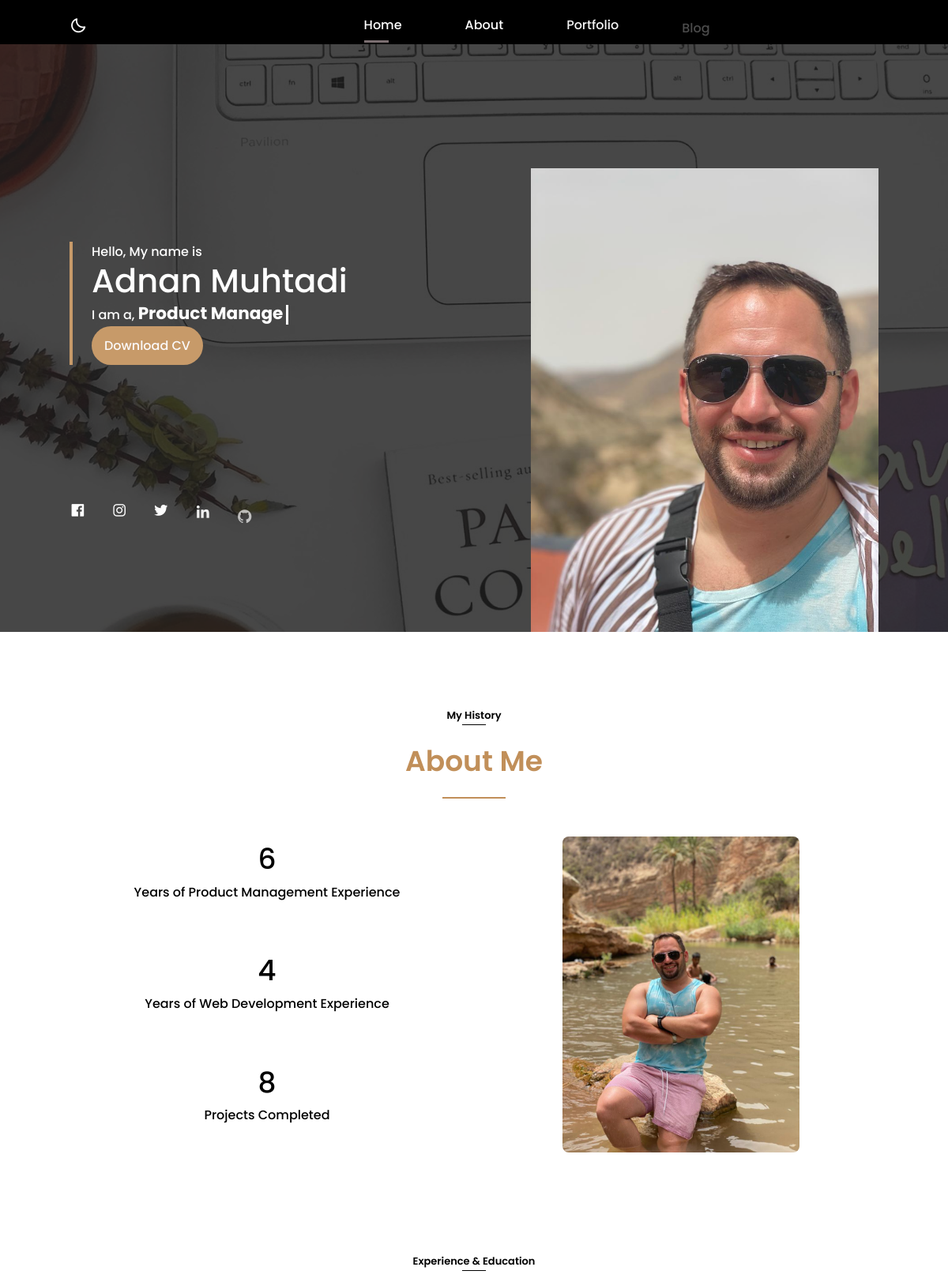
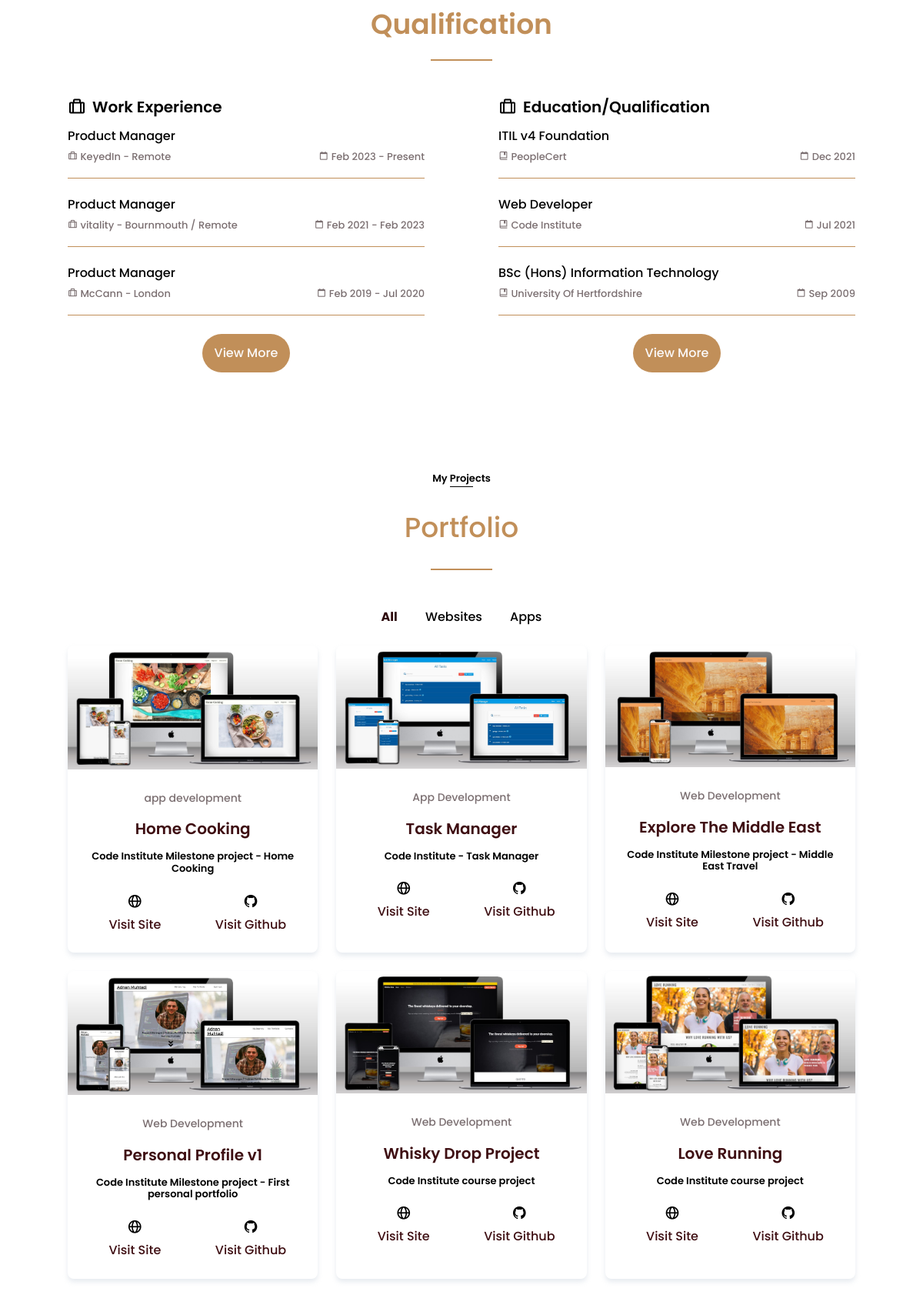
The page / (upper part) on the database its author committed (2 pictures, top to bottom).
### portfolio/models.py (models this page shows, shortened)
class MyCV(models.Model):
    title = models.CharField(max_length=100)
    myfile = models.FileField(upload_to='pdf/')
    date_added = models.DateField(default=timezone.now)

class MainPicture(models.Model):
    title = models.CharField(max_length=100)
    image = models.ImageField(upload_to='images/myself')

class AboutPicture(models.Model):
    title = models.CharField(max_length=100)
    image = models.ImageField(upload_to='images/myself')

class Experience(models.Model):
    title = models.CharField(max_length=100)
    company = models.CharField(max_length=100)
    location = models.CharField(max_length=200)
    description = models.TextField(blank=True)
    start_date = models.DateField()
    present = models.BooleanField(default=False)
    finished_date = models.DateField(blank=True, null=True)
    website_url = models.URLField(blank=True)

class Qualification(models.Model):
    title = models.CharField(max_length=100)
    from_where = models.CharField(max_length=200)
    description = models.TextField(blank=True)
    completed_date = models.DateField(default=timezone.now)
    website_url = models.URLField(blank=True)

class Project(models.Model):
    title = models.CharField(max_length=100)
    description = models.CharField(blank=True, max_length=200)
    meta_type = models.CharField(
        max_length=100, choices=m_type, default='web')
    type = models.CharField(
        max_length=100, choices=full_type, default='web development')
    image = models.ImageField(upload_to='images/work', null=True, blank=True)
    website_url = models.URLField(blank=True)
    github_url = models.URLField(blank=True)
    date_added = models.DateField(default=timezone.now)

### portfolio/views.py (the view)
# urls.py: 2. Add a URL to urlpatterns:  path('', views.home, name='home')
def home(request):
    projects = Project.objects.all().order_by('-date_added')[:9]
    qualifications = Qualification.objects.all().order_by(
        '-completed_date')[:3]
    experiences = Experience.objects.all().order_by('-start_date')[:3]
    mainpictures = MainPicture.objects.all()
    aboutpictures = AboutPicture.objects.all()
    mycvs = MyCV.objects.all()
    context = {
        'experiences': experiences,
        'qualifications': qualifications,
        'projects': projects,
        'mainpictures': mainpictures,
        'aboutpictures': aboutpictures,
        'mycvs': mycvs,
    }
    return render(request, 'portfolio/home.html', context)

### portfolio/templates/portfolio/home.html (shortened to what this page needs)
{% extends "base.html" %}
{% load static %}
{% block content %}
<section class="home" id="home">
    <div class=" home_container bd-container bd-grid">
        <div class="home_data">
            <span class="home_greetings">Hello, My name is</span>
            <h1 class="home_name">Adnan Muhtadi</h1>
            <p>I am a, <span class="home_professional typed-text"></span><span class="cursor blink">&nbsp;</span>
            </p>
            {% for mycv in mycvs %}
            <a href="{{ mycv.myfile.url }}" class="button button-light home_button" target="_blank">Download
                CV</a>
            {% endfor %}
        </div>
        <div class="home_social">
            <a href="https://www.facebook.com/adnan.muhtadi/" class="home_social-icon"><i
                    class="bx bxl-facebook-square"></i></a>
            <a href="https://www.instagram.com/adnanmuhtadi/" class="home_social-icon"><i
                    class="bx bxl-instagram"></i></a>
            <a href="https://twitter.com/adnanmuhtadi" class="home_social-icon"><i class="bx bxl-twitter"></i></a>
            <a href="https://www.linkedin.com/in/adnan-muhtadi-3588243b/" class="home_social-icon"><i
                    class="bx bxl-linkedin"></i></a>
            <a href="https://github.com/adnanmuhtadi" class="home_social-icon"><i class="bx bxl-github"></i></a>
        </div>
        {% for mainpicture in mainpictures %}
        <div class="home_img">
            <img src="{{ mainpicture.image.url }}" alt="">
        </div>
    </div>
    {% endfor %}
</section>
<section class="about section bd-container " id="about">
    <div data-aos="fade-down">
        <span class="section-subtitle">My History</span>
        <div class="blue-line-sub"></div>
    </div>
    <div data-aos="zoom-in">
        <h2 class="section-title">About Me</h2>
        <div class="blue-line"></div>
    </div>
    <div class="about_container bd-grid">
        <div class="about_data bd-grid">
            <div data-aos="zoom-in">
                <span class="about_number">6</span>
                <span class="about_achievement">Years of Product Management Experience</span>
            </div>
            <div data-aos="zoom-in">
                <span class="about_number">4</span>
                <span class="about_achievement">Years of Web Development Experience</span>
            </div>
            <div data-aos="zoom-in">
                <span class="about_number">{{ projects.count }}</span>
                <span class="about_achievement">Project{{ projects.count|pluralize }} Completed</span>
            </div>
        </div>
        {% for aboutpicture in aboutpictures %}
        <img src="{{ aboutpicture.image.url }}" class="about_img" data-aos="fade-up">
        {% endfor %}
    </div>
</section>
<section class="qualification section bd-container">
    <div data-aos="fade-down">
        <span class="section-subtitle">Experience & Education</span>
        <div class="blue-line-sub"></div>
    </div>
    <div data-aos="zoom-in">
        <h2 class="section-title">Qualification</h2>
        <div class="blue-line"></div>
    </div>
    <div class="qualification_container bd-grid">
        <div class="qualification_content">
            <h2 class="qualification_title" data-aos="fade-up">
                <i class="bx bx-briefcase-alt qualification_title-icon"></i>
                Work Experience
            </h2>
            <div class="bd-grid">
                {% for experience in experiences %}
                <div class="qualification_data" data-aos="fade-up">
                    <h3 class="qualification_area">{{ experience.title }}</h3>
                    <div class="qualification_box">
                        <span class="qualification_work">
                            <i class="bx bx-briefcase-alt qualification_icon"></i>
                            {{ experience.company }} - {{ experience.location }}
                        </span>
                        <span class="qualification_work">
                            <i class="bx bx-calendar-alt qualification_icon"></i>
                            {{ experience.start_date|date:'M Y' }}
                            {% if experience.finished_date %}
                            - {{ experience.finished_date|date:'M Y' }}
                            {% else %}
                            - Present
                            {% endif %}
                        </span>
                    </div>
                </div>
                {% endfor %}
                {% for mycv in mycvs %}
                <a href="{{ mycv.myfile }}" class="button button-light button-more" target="_blank"
                    data-aos="zoom-in">View
                    More</a>
                {% endfor %}
            </div>
        </div>
        <div class="qualification_content">
            <h2 class="qualification_title" data-aos="fade-up">
                <i class="bx bx-briefcase-alt qualification_title-icon"></i>
                Education/Qualification
            </h2>
            <div class="bd-grid">
                {% for qualification in qualifications %}
                <div class="qualification_data" data-aos="fade-up">
                    <h3 class="qualification_area">{{ qualification.title }}</h3>
                    <div class="qualification_box">
                        <span class="qualification_work">
                            <i class="bx bx-book-bookmark qualification_icon"></i>
                            {{ qualification.from_where }}
                        </span>
                        <span class="qualification_work">
                            <i class="bx bx-calendar-alt qualification_icon"></i>
                            {{ qualification.completed_date|date:'M Y' }}
                        </span>
                    </div>
                </div>
                {% endfor %}
                {% for mycv in mycvs %}
                <a href="{{ mycv.myfile }}" class="button button-light button-more" target="_blank"
                    data-aos="zoom-in">View
                    More</a>
                {% endfor %}
            </div>
        </div>
    </div>
</section>
<section class="portfolio section bd-container" id="portfolio" data-aos="fade-up">
    <div data-aos="fade-down">
        <span class="section-subtitle" data-aos="fade-down">My Projects</span>
        <div class="blue-line-sub"></div>
    </div>
    <div data-aos="zoom-in">
        <div class="section-title" data-aos="zoom-in">Portfolio</div>
        <div class="blue-line"></div>
    </div>
    <div class="portfolio_nav" data-aos="fade-up">
        <span class="portfolio_item active-portfolio" data-filter="all">All</span>
        <span class="portfolio_item" data-filter=".web">Websites</span>
        <span class="portfolio_item" data-filter=".app">Apps</span>
    </div>
    <div class="portfolio_container bd-grid">
        {% for project in projects %}
        <div class="portfolio_content text-center mix {{ project.meta_type }}" data-aos="zoom-in">
            {% if project.image %}
            <a href="{{ project.website_url }}" target="_blank"><img src="{{ project.image.url }}" alt=""
                    class="portfolio_img"></a>
            {% else %}
            <a href="{{ project.website_url }}"><img src="{{ MEDIA_URL }}images/work/default.png" width="100"
                    height="300" alt="" class="portfolio_img_default"></a>
            {% endif %}
            <div class="portfolio_data">
                <span class="portfolio_subtitle">{{ project.type }}</span>
                <a href="{{ project.website_url }}" target="_blank">
                    <h2 class="portfolio_title">{{ project.title }}</h2>
                </a>
                <h3 class="portfolio_description">{{ project.description }}</h3>
                <div class="col-12">
                    <div class="row">
                        {% if project.website_url %}
                        <div class="col">
                            <i class="bx bx-globe contact_title"></i>
                            <br>
                            <a href="{{ project.website_url }}" target="_blank" class="button button-link">Visit
                                Site</a>
                        </div>
                        {% endif %}
                        {% if project.github_url %}
                        <div class="col">
                            <i class="bx bxl-github contact_title"></i>
                            <br>
                            <a href="{{ project.github_url }}" target="_blank" class="button button-link">Visit
                                Github</a>
                        </div>
                        {% endif %}
                    </div>
                </div>
            </div>
        </div>
        {% endfor %}
    </div>
</section>
{% endblock %}

### static/css/mediaquery.css (style rules this page uses)
@media screen and (min-width: 425px) { .home_img img { width: 240px; } }

### rows shown on the page
MainPicture: image (picture)
AboutPicture: image (picture)
Experience: title "Product Manager", company "KeyedIn", location "Remote", start_date "Feb 2023", shows "- Present"
Experience: title "Product Manager", company "vitality", location "Bournmouth / Remote", start_date "Feb 2021", finished_date "Feb 2023"
Experience: title "Product Manager", company "McCann", location "London", start_date "Feb 2019", finished_date "Jul 2020"
Qualification: title "ITIL v4 Foundation", from_where "PeopleCert", completed_date "Dec 2021"
Qualification: title "Web Developer", from_where "Code Institute", completed_date "Jul 2021"
Qualification: title "BSc (Hons) Information Technology", from_where "University Of Hertfordshire", completed_date "Sep 2009"
Project: image (picture), type "app development", title "Home Cooking", description "Code Institute Milestone project - Home Cooking"
Project: image (picture), type "App Development", title "Task Manager", description "Code Institute - Task Manager"
Project: image (picture), type "Web Development", title "Explore The Middle East", description "Code Institute Milestone project - Middle East Travel"
Project: image (picture), type "Web Development", title "Personal Profile v1", description "Code Institute Milestone project - First personal portfolio"
Project: image (picture), type "Web Development", title "Whisky Drop Project", description "Code Institute course project"
Project: image (picture), type "Web Development", title "Love Running", description "Code Institute course project"

### other values the page prints
{{ projects.count }} "8"
